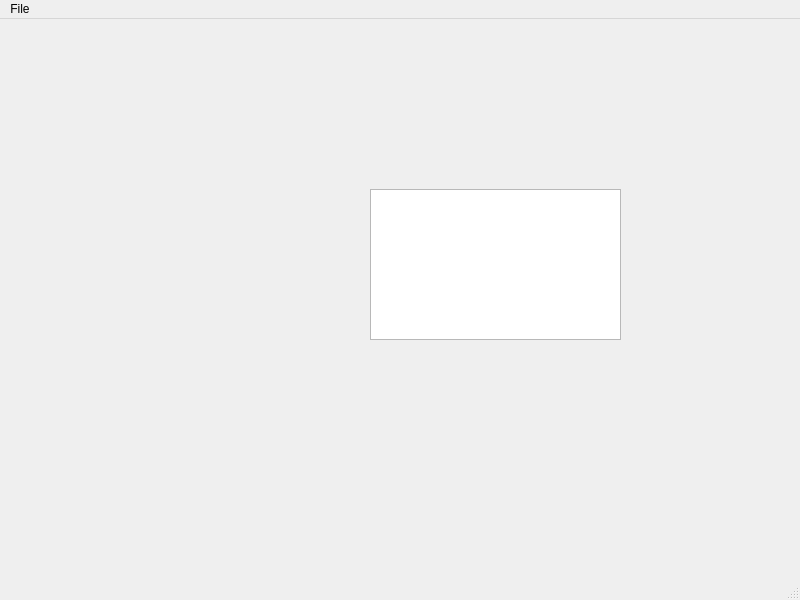
<?xml version="1.0" encoding="UTF-8"?>
<ui version="4.0">
 <class>MainWindow</class>
 <widget class="QMainWindow" name="MainWindow">
  <property name="geometry">
   <rect>
    <x>0</x>
    <y>0</y>
    <width>800</width>
    <height>600</height>
   </rect>
  </property>
  <property name="windowTitle">
   <string>MainWindow</string>
  </property>
  <widget class="QWidget" name="centralwidget">
   <widget class="QTextEdit" name="textEdit">
    <property name="geometry">
     <rect>
      <x>370</x>
      <y>170</y>
      <width>251</width>
      <height>151</height>
     </rect>
    </property>
   </widget>
  </widget>
  <widget class="QMenuBar" name="menubar">
   <property name="geometry">
    <rect>
     <x>0</x>
     <y>0</y>
     <width>800</width>
     <height>25</height>
    </rect>
   </property>
   <widget class="QMenu" name="menuFile">
    <property name="title">
     <string>File</string>
    </property>
    <widget class="QMenu" name="menuI">
     <property name="title">
      <string>i</string>
     </property>
     <addaction name="actionSf"/>
    </widget>
    <addaction name="actionS"/>
    <addaction name="separator"/>
    <addaction name="menuI"/>
   </widget>
   <addaction name="menuFile"/>
  </widget>
  <widget class="QStatusBar" name="statusbar"/>
  <action name="actionS">
   <property name="text">
    <string>s</string>
   </property>
  </action>
  <action name="actionSf">
   <property name="text">
    <string>sf</string>
   </property>
  </action>
 </widget>
 <resources/>
 <connections/>
</ui>
